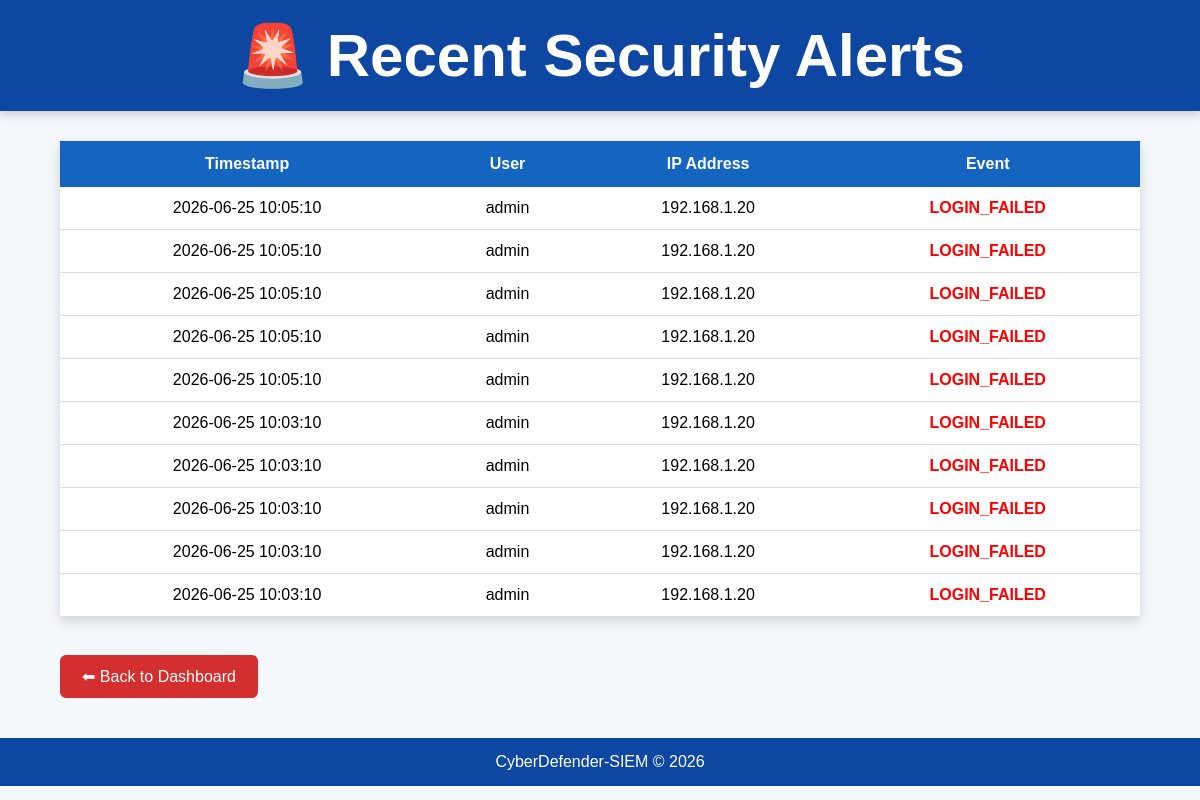
Before: /alerts with the older database file.
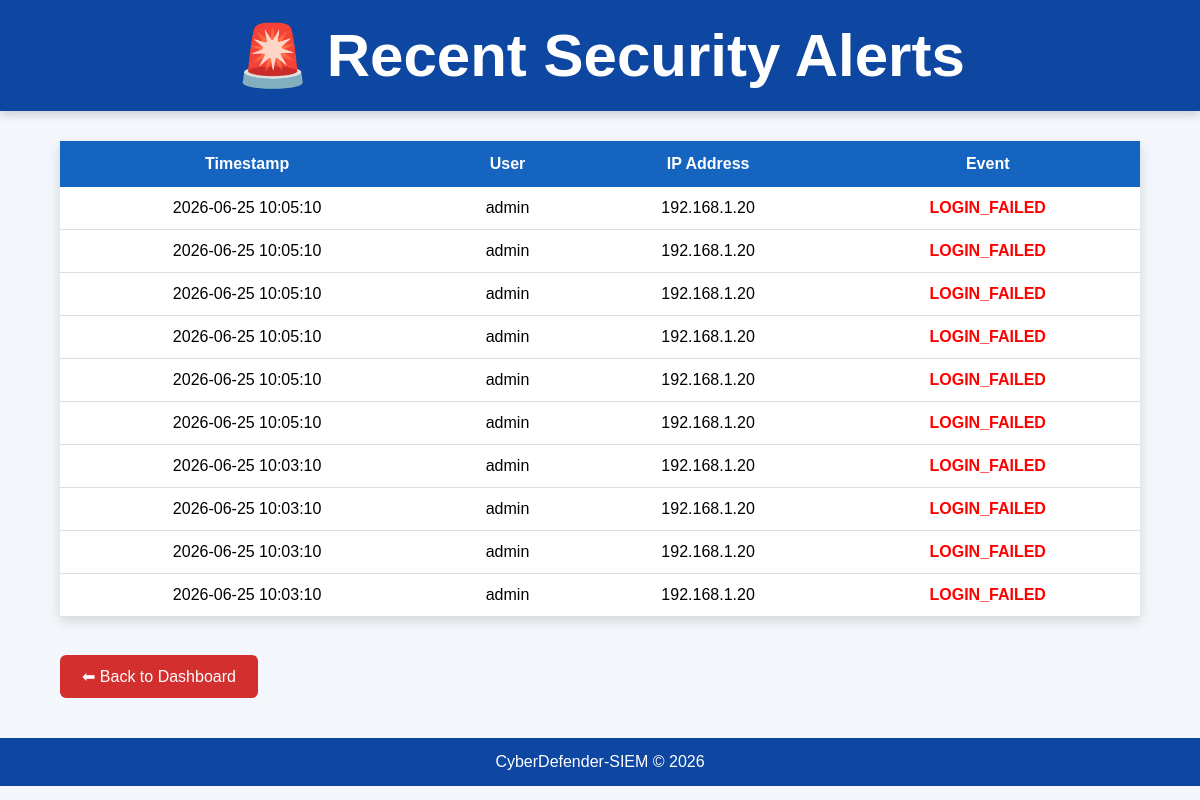
After: the same page with the newer database file.
### tables this page shows
CREATE TABLE logs(
    id INTEGER PRIMARY KEY AUTOINCREMENT,
    timestamp TEXT,
    event TEXT,
    user TEXT,
    ip TEXT
);

### src/web_dashboard.py (the view)
@app.route("/alerts")
def alerts():
    conn = sqlite3.connect(DATABASE)
    cursor = conn.cursor()
    cursor.execute("""
        SELECT timestamp,user,ip,event
        FROM logs
        WHERE event='LOGIN_FAILED'
        ORDER BY timestamp DESC
        LIMIT 10
    """)
    alerts = cursor.fetchall()
    conn.close()
    return render_template(
        "alerts.html",
        alerts=alerts
    )

### templates/alerts.html (shortened to what this page needs)
<!DOCTYPE html>
<html lang="en">
<head>
<link rel="stylesheet"
href="{{ url_for('static', filename='css/style.css') }}">
</head>
<body>
<header>
<h1>🚨 Recent Security Alerts</h1>
</header>
<div class="container">
<table>
<tr>
<th>Timestamp</th>
<th>User</th>
<th>IP Address</th>
<th>Event</th>
</tr>
{% for alert in alerts %}
<tr>
<td>{{ alert[0] }}</td>
<td>{{ alert[1] }}</td>
<td>{{ alert[2] }}</td>
<td>
<span class="failed-text">
{{ alert[3] }}
</span>
</td>
</tr>
{% endfor %}
</table>
<br>
<a class="alerts-btn" href="/">
⬅ Back to Dashboard
</a>
</div>
<footer>
CyberDefender-SIEM © 2026
</footer>
</body>
</html>

Changed rows visible on the page:
no longer on this page (row unchanged): logs: timestamp "2026-06-25 10:03:10", user "admin", ip "192.168.1.20", event "LOGIN_FAILED"
added logs: timestamp "2026-06-25 10:05:10", user "admin", ip "192.168.1.20", event "LOGIN_FAILED"
